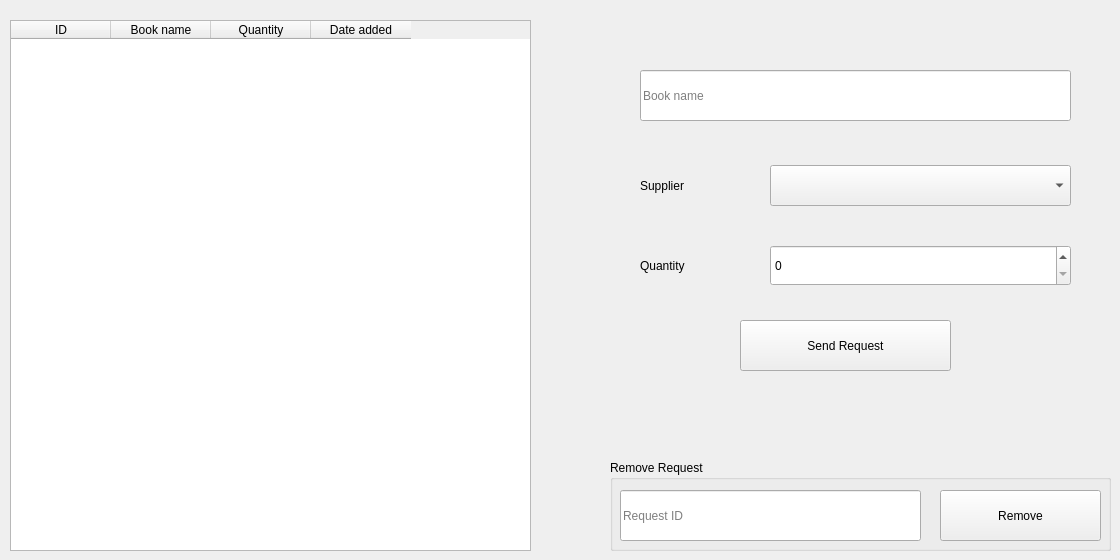
      <widget class="QWidget" name="tab_2">
       <attribute name="title">
        <string>Check Requests</string>
       </attribute>
       <widget class="QTableWidget" name="tableWidget_6">
        <property name="geometry">
         <rect>
          <x>10</x>
          <y>20</y>
          <width>521</width>
          <height>531</height>
         </rect>
        </property>
        <column>
         <property name="text">
          <string>ID</string>
         </property>
        </column>
        <column>
         <property name="text">
          <string>Book name</string>
         </property>
        </column>
        <column>
         <property name="text">
          <string>Quantity</string>
         </property>
        </column>
        <column>
         <property name="text">
          <string>Date added</string>
         </property>
        </column>
       </widget>
       <widget class="QLineEdit" name="lineEdit">
        <property name="geometry">
         <rect>
          <x>640</x>
          <y>70</y>
          <width>431</width>
          <height>51</height>
         </rect>
        </property>
        <property name="styleSheet">
         <string notr="true">font: 10pt &quot;MS Shell Dlg 2&quot;;</string>
        </property>
        <property name="placeholderText">
         <string>Book name</string>
        </property>
       </widget>
       <widget class="QComboBox" name="comboBox">
        <property name="geometry">
         <rect>
          <x>770</x>
          <y>165</y>
          <width>301</width>
          <height>41</height>
         </rect>
        </property>
        <property name="styleSheet">
         <string notr="true">font: 10pt &quot;MS Shell Dlg 2&quot;;</string>
        </property>
       </widget>
       <widget class="QLabel" name="label">
        <property name="geometry">
         <rect>
          <x>640</x>
          <y>160</y>
          <width>111</width>
          <height>51</height>
         </rect>
        </property>
        <property name="styleSheet">
         <string notr="true">font: 10pt &quot;MS Shell Dlg 2&quot;;</string>
        </property>
        <property name="text">
         <string>Supplier</string>
        </property>
       </widget>
       <widget class="QSpinBox" name="spinBox">
        <property name="geometry">
         <rect>
          <x>770</x>
          <y>245</y>
          <width>301</width>
          <height>41</height>
         </rect>
        </property>
        <property name="styleSheet">
         <string notr="true">font: 10pt &quot;MS Shell Dlg 2&quot;;</string>
        </property>
       </widget>
       <widget class="QLabel" name="label_2">
        <property name="geometry">
         <rect>
          <x>640</x>
          <y>240</y>
          <width>141</width>
          <height>51</height>
         </rect>
        </property>
        <property name="styleSheet">
         <string notr="true">font: 10pt &quot;MS Shell Dlg 2&quot;;</string>
        </property>
        <property name="text">
         <string>Quantity</string>
        </property>
       </widget>
       <widget class="QPushButton" name="pushButton">
        <property name="geometry">
         <rect>
          <x>740</x>
          <y>320</y>
          <width>211</width>
          <height>51</height>
         </rect>
        </property>
        <property name="styleSheet">
         <string notr="true">font: 10pt &quot;MS Shell Dlg 2&quot;;</string>
        </property>
        <property name="text">
         <string>Send Request</string>
        </property>
       </widget>
       <widget class="QGroupBox" name="groupBox">
        <property name="geometry">
         <rect>
          <x>610</x>
          <y>460</y>
          <width>501</width>
          <height>91</height>
         </rect>
        </property>
        <property name="styleSheet">
         <string notr="true">font: 10pt &quot;MS Shell Dlg 2&quot;;</string>
        </property>
        <property name="title">
         <string>Remove Request</string>
        </property>
        <widget class="QLineEdit" name="lineEdit_2">
         <property name="geometry">
          <rect>
           <x>10</x>
           <y>30</y>
           <width>301</width>
           <height>51</height>
          </rect>
         </property>
         <property name="styleSheet">
          <string notr="true">font: 10pt &quot;MS Shell Dlg 2&quot;;</string>
         </property>
         <property name="placeholderText">
          <string>Request ID</string>
         </property>
        </widget>
        <widget class="QPushButton" name="pushButton_3">
         <property name="geometry">
          <rect>
           <x>330</x>
           <y>30</y>
           <width>161</width>
           <height>51</height>
          </rect>
         </property>
         <property name="styleSheet">
          <string notr="true">font: 10pt &quot;MS Shell Dlg 2&quot;;</string>
         </property>
         <property name="text">
          <string>Remove</string>
         </property>
        </widget>
       </widget>
      </widget>
